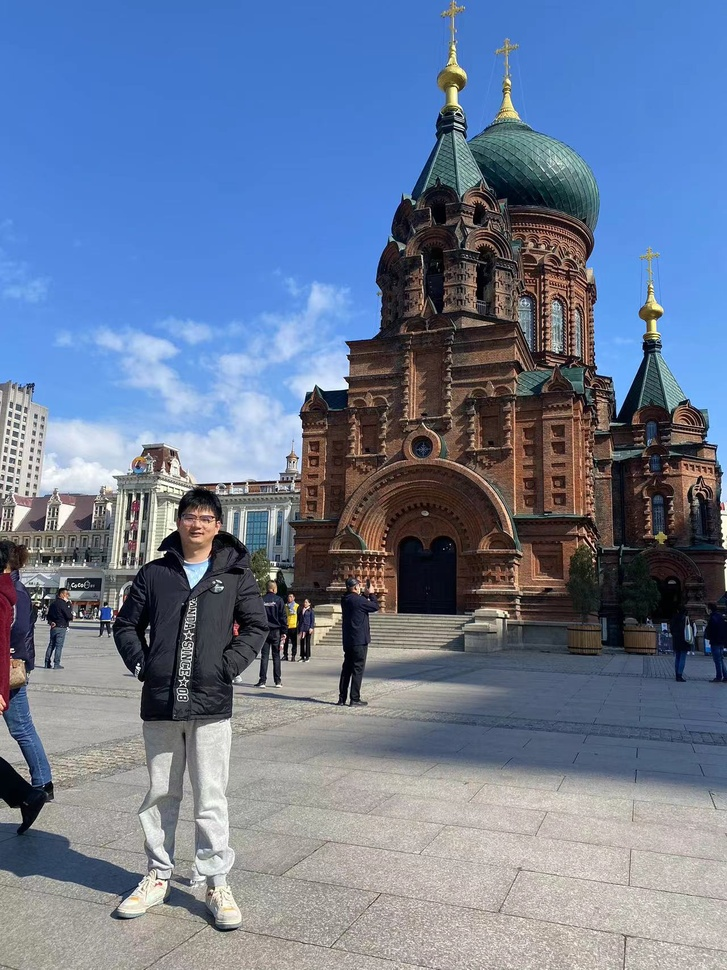
#> input picture Camera/pics/person.jpg, 727 x 970 px, shrunk from 1280 x 1707 before the run, found by its file name
$ python test.py
#> lines starting #> are read from the running program, lines starting #| are printed output that depends on the picture; after the words box and inside, x2 and y2 are one past the last pixel; in counts of white or black regions, pixels touching at a corner belong together
import cv2

img = cv2.imread("Hackathon/Camera/pics/person.jpg")
#> img is the input picture: shape (970, 727, 3); mean B, G, R 149, 122.3, 106.8
body_cascade = cv2.CascadeClassifier(cv2.data.haarcascades + "haarcascade_fullbody.xml")
bodies = body_cascade.detectMultiScale(img, 1.1, 4)
#> bodies = [[659, 614, 36, 73], [34, 575, 45, 91], [86, 511, 155, 309]]
for (x, y, w, h) in bodies:
    cv2.rectangle(img, (x, y), (x+w, y+h), (255,0,0), 5)
#> this loop made 3 passes
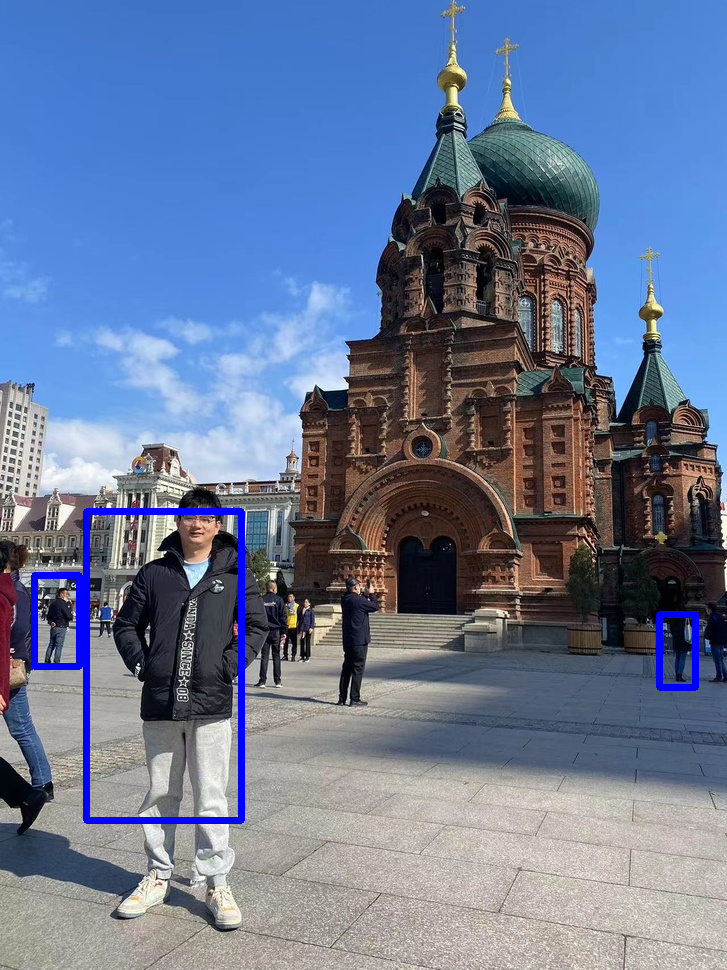
#> img: shape (970, 727, 3); 1.4% of pixels changed, all inside (x1, y1, x2, y2) = (31, 508, 699, 824)
cv2.imshow("img",img)
cv2.waitKey()
cv2.destroyAllWindows()
